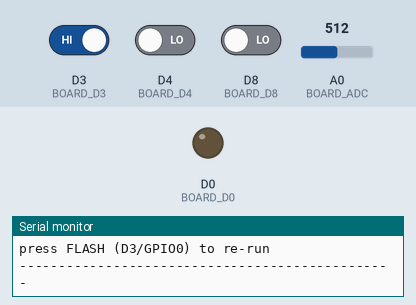
Simulated run of this program. Board: ESP8266 (NodeMCU). On the bench: output pins drawn as LEDs (lit = HIGH), the last lines printed to the serial monitor. The test bench sets the inputs (shaded band); at power-on: D3 (BOARD_D3) HIGH, D4 (BOARD_D4) LOW, D8 (BOARD_D8) LOW, A0 (BOARD_ADC) = 512. A WiFi scan finds three made-up networks; storage starts empty.

Above: at 3.6 s.
3.7 s: D3 (BOARD_D3) driven LOW
At 5.0 s:
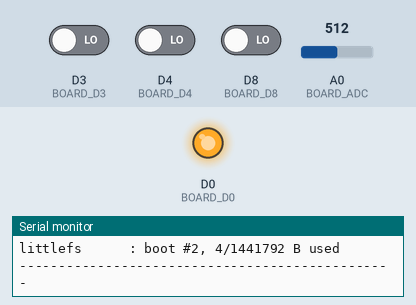
Timing chart, 0 to 11.2 s (numbered marks = the images above; inputs shaded):
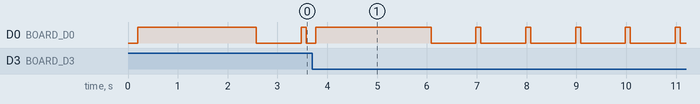

Measured:
- by itself, D0 (BOARD_D0): repeats every 1.0 s: LOW 0.90 s, HIGH 0.10 s

The program:

main.cpp
```cpp
/*
 * NodeMCU 30-pin ESP8266 — board self-test.
 *
 * Prints everything you need to tell a board problem from a code problem:
 * reset cause, chip and flash identity, the real flash layout, heap, the
 * boot-strap levels, the ADC, whether the GPIO16<->RST deep-sleep link is
 * fitted, a LittleFS boot counter and a Wi-Fi scan. Then it blinks both LEDs
 * and re-runs the report when you press FLASH.
 *
 * Nothing here blocks for more than a few ms: loop() must return often enough
 * for the SDK to service Wi-Fi and feed the watchdog.
 */
#include <Arduino.h>
#include <LittleFS.h>
#include <ESP8266WiFi.h>
#include "board.h"

/* ---------- GPIO16 <-> RST link self-test -------------------------------- */
/* RTC RAM survives reset but not power-off, which is exactly what this needs. */
struct RtcProbe { uint32_t magic; uint32_t stage; };
static const uint32_t PROBE_MAGIC = 0x8266C0D7;

static const char *gpio16_rst_link()
{
  RtcProbe p;
  ESP.rtcUserMemoryRead(0, (uint32_t *)&p, sizeof(p));

  if (p.magic == PROBE_MAGIC && p.stage == 1) {
    /* We armed the test, then rebooted: the pin really is tied to RST. */
    p.stage = 2;
    ESP.rtcUserMemoryWrite(0, (uint32_t *)&p, sizeof(p));
    return "FITTED (deep sleep will wake)";
  }
  if (p.magic == PROBE_MAGIC && p.stage == 2)
    return "FITTED (latched; power-cycle to retest)";

  p.magic = PROBE_MAGIC;
  p.stage = 1;
  ESP.rtcUserMemoryWrite(0, (uint32_t *)&p, sizeof(p));
  Serial.flush();
  pinMode(BOARD_D0, OUTPUT);
  digitalWrite(BOARD_D0, LOW);      /* if R10 is fitted this resets the chip */
  delay(5);
  digitalWrite(BOARD_D0, HIGH);
  delay(20);
  p.stage = 0;                       /* survived — re-arm for the next boot  */
  ESP.rtcUserMemoryWrite(0, (uint32_t *)&p, sizeof(p));
  return "NOT fitted (ESP.deepSleep never wakes)";
}

/* ---------- report ------------------------------------------------------- */
static void rule() { Serial.println(F("------------------------------------------------")); }

static void report()
{
  rule();
  Serial.println(F("NodeMCU 30-pin ESP8266 self-test"));
  rule();

  Serial.printf("reset reason  : %s\n", ESP.getResetReason().c_str());
  Serial.printf("boot mode     : %u (1 = normal flash boot)\n", ESP.getBootMode());
  Serial.printf("chip id       : 0x%06X   mac %s\n", ESP.getChipId(), WiFi.macAddress().c_str());
  Serial.printf("core / sdk    : %s / %s\n", ESP.getCoreVersion().c_str(), ESP.getSdkVersion());
  Serial.printf("cpu           : %u MHz\n", ESP.getCpuFreqMHz());
  rule();

  Serial.printf("flash id      : 0x%08X\n", ESP.getFlashChipId());
  Serial.printf("flash size    : %u B real / %u B configured%s\n",
                ESP.getFlashChipRealSize(), ESP.getFlashChipSize(),
                ESP.getFlashChipRealSize() == ESP.getFlashChipSize()
                  ? "" : "   <-- MISMATCH: wrong board/ldscript");
  Serial.printf("flash speed   : %u Hz, mode %d (0=QIO 1=QOUT 2=DIO 3=DOUT)\n",
                ESP.getFlashChipSpeed(), (int)ESP.getFlashChipMode());
  Serial.printf("sketch        : %u B used, %u B free for OTA\n",
                ESP.getSketchSize(), ESP.getFreeSketchSpace());
  rule();

  Serial.printf("heap free     : %u B  (frag %u%%, largest block %u B)\n",
                ESP.getFreeHeap(), ESP.getHeapFragmentation(), ESP.getMaxFreeBlockSize());
  Serial.printf("deepSleepMax  : %.2f h\n", ESP.deepSleepMax() / 3600e6);
  rule();

  /* Boot straps, read back after boot. Required: 0 = H, 2 = H, 15 = L. */
  pinMode(BOARD_D3, INPUT);
  pinMode(BOARD_D4, INPUT);
  pinMode(BOARD_D8, INPUT);
  Serial.printf("straps        : GPIO0=%d (want 1)  GPIO2=%d (want 1)  GPIO15=%d (want 0)\n",
                digitalRead(BOARD_D3), digitalRead(BOARD_D4), digitalRead(BOARD_D8));
  Serial.printf("GPIO16<->RST  : %s\n", gpio16_rst_link());
  rule();

  uint32_t acc = 0;
  for (int i = 0; i < 16; i++) { acc += analogRead(BOARD_ADC); delay(1); }
  Serial.printf("A0            : %u counts of 1023  (~%.2f V at the header pin)\n",
                acc / 16, (acc / 16) * 3.2f / 1023.0f);
  rule();

  /* LittleFS boot counter — also proves the filesystem partition is real. */
  if (LittleFS.begin()) {
    uint32_t boots = 0;
    File f = LittleFS.open("/boots.bin", "r");
    if (f) { f.read((uint8_t *)&boots, sizeof(boots)); f.close(); }
    boots++;
    f = LittleFS.open("/boots.bin", "w");
    if (f) { f.write((const uint8_t *)&boots, sizeof(boots)); f.close(); }

    FSInfo info;
    LittleFS.info(info);
    Serial.printf("littlefs      : boot #%u, %u/%u B used\n",
                  boots, info.usedBytes, info.totalBytes);
  } else {
    Serial.println(F("littlefs      : mount FAILED — run `pio run -t uploadfs` once,"));
    Serial.println(F("                or check board_build.filesystem = littlefs"));
  }
  rule();

  /* Wi-Fi scan: proves the radio and the power supply. A reset here is a
     brownout, not a bug — the TX burst wants ~500 mA peak. */
  WiFi.mode(WIFI_STA);
  WiFi.disconnect();
  delay(100);
  int n = WiFi.scanNetworks();
  Serial.printf("wifi scan     : %d networks\n", n);
  for (int i = 0; i < n && i < 5; i++)
    Serial.printf("                %-24s %4d dBm  ch %2d  %s\n",
                  WiFi.SSID(i).c_str(), WiFi.RSSI(i), WiFi.channel(i),
                  WiFi.encryptionType(i) == ENC_TYPE_NONE ? "open" : "enc");
  WiFi.scanDelete();
  Serial.printf("heap after wifi: %u B\n", ESP.getFreeHeap());
  rule();
  Serial.println(F("press FLASH (D3/GPIO0) to re-run"));
  rule();
}

/* ---------- runtime ------------------------------------------------------ */
void setup()
{
  Serial.begin(115200);
  delay(200);
  Serial.println();

  pinMode(BOARD_LED_MODULE, OUTPUT);
  digitalWrite(BOARD_LED_MODULE, BOARD_LED_OFF);
#if BOARD_HAS_LED_ON_GPIO16
  pinMode(BOARD_LED_BOARD, OUTPUT);
  digitalWrite(BOARD_LED_BOARD, BOARD_LED_OFF);
#endif
  pinMode(BOARD_BTN_FLASH, INPUT_PULLUP);

  report();
}

void loop()
{
  /* Non-blocking heartbeat: 100 ms on, 900 ms off, on the module LED. */
  static uint32_t last = 0;
  static bool lit = false;
  uint32_t now = millis();
  if (now - last >= (uint32_t)(lit ? 100 : 900)) {
    last = now;
    lit = !lit;
    digitalWrite(BOARD_LED_MODULE, lit ? BOARD_LED_ON : BOARD_LED_OFF);
#if BOARD_HAS_LED_ON_GPIO16
    digitalWrite(BOARD_LED_BOARD, lit ? BOARD_LED_OFF : BOARD_LED_ON);
#endif
  }

  /* FLASH button, debounced. Held at RESET it means download mode instead. */
  static uint32_t edge = 0;
  static int prev = HIGH;
  int cur = digitalRead(BOARD_BTN_FLASH);
  if (cur != prev && now - edge > 40) {
    edge = now;
    prev = cur;
    if (cur == LOW) report();
  }
}
```

board.h
```cpp
#ifndef BOARD_H
#define BOARD_H

/*
 * Pin map — NodeMCU 30-pin ESP8266 devkit (ESP-12E / ESP-12F, 4 MB flash).
 * Source: NodeMCU DEVKIT V1.0 schematic sheets 2/5/6/7 and the ESP8266EX
 * datasheet v7.1 Table 2-1. Full detail in ../reference/board-hardware.md.
 *
 * THE SILKSCREEN LIES ABOUT NUMBERS. D1 is GPIO5 and D2 is GPIO4 — the
 * D-numbers are not GPIO numbers and are not even in the same order. Pick one
 * naming scheme per project; mixing them is the most common ESP8266 bug.
 */

/* --- safe general-purpose pins ------------------------------------------ */
#define BOARD_D1        5     /* GPIO5  — also default SCL                   */
#define BOARD_D2        4     /* GPIO4  — also default SDA                   */
#define BOARD_D5       14     /* GPIO14 — HSPI SCLK                          */
#define BOARD_D6       12     /* GPIO12 — HSPI MISO                          */
#define BOARD_D7       13     /* GPIO13 — HSPI MOSI                          */

/* --- boot-strapping pins: usable, with a cost --------------------------- */
#define BOARD_D3        0     /* GPIO0  — FLASH button, 12k pull-up.
                                 LOW at reset = flash download mode, sketch
                                 never runs. Fine as a button, fatal as a
                                 line something else holds low at reset.     */
#define BOARD_D4        2     /* GPIO2  — module LED (active LOW) + UART1 TX,
                                 12k pull-up. MUST be HIGH at reset.         */
#define BOARD_D8       15     /* GPIO15 — HSPI CS, 12k pull-DOWN.
                                 MUST be LOW at reset: one pull-up on this
                                 pin and the board never boots at all — no
                                 serial output, looks dead.                  */

/* --- GPIO16: not a normal GPIO ------------------------------------------ */
#define BOARD_D0       16     /* XPD_DCDC on the RTC domain. digitalRead /
                                 digitalWrite ONLY: no interrupt, no PWM/
                                 analogWrite, no I2C, no OneWire, no Servo.
                                 Its only pull is a pull-DOWN, selected with
                                 pinMode(16, INPUT_PULLDOWN_16) — INPUT_PULLUP
                                 compiles and does nothing.                  */

/* --- LEDs, both active LOW ---------------------------------------------- */
#define BOARD_LED_MODULE   2  /* = LED_BUILTIN. On the ESP-12E/F module.     */
#define BOARD_LED_BOARD   16  /* = LED_BUILTIN_AUX. On the NodeMCU PCB,
                                 anode to 3V3 via 470R (schematic sheet 6).
                                 Absent on bare ESP-12E/F breakouts.         */
#define BOARD_LED_ON     LOW
#define BOARD_LED_OFF    HIGH

/* --- buttons ------------------------------------------------------------ */
#define BOARD_BTN_FLASH   0   /* S2, to GND via 470R. Pressed = LOW.         */
                              /* S1 (RST/USER) acts on nRST — not readable.  */

/* --- buses -------------------------------------------------------------- */
#define BOARD_I2C_SDA     4   /* D2 — Wire's default. Software I2C: there is  */
#define BOARD_I2C_SCL     5   /* D1 — no I2C peripheral in the ESP8266.      */

#define BOARD_HSPI_SCLK  14   /* D5 */
#define BOARD_HSPI_MISO  12   /* D6 */
#define BOARD_HSPI_MOSI  13   /* D7 */
#define BOARD_HSPI_CS    15   /* D8 — see the strapping warning above; an SPI
                                 slave whose CS idles high blocks boot.      */

/* --- UART0: the USB bridge, not free pins ------------------------------- */
#define BOARD_D10         1   /* GPIO1 = U0TXD. Also emits the ROM boot log. */
#define BOARD_D9          3   /* GPIO3 = U0RXD.                              */
                              /* Serial.swap() moves UART0 to GPIO15/GPIO13. */

/* --- ADC ---------------------------------------------------------------- */
#define BOARD_ADC        A0   /* 10-bit, 0..1023. The HEADER pin is 0-3.2 V
                                 through a 220k/100k 1% divider (schematic
                                 sheet 7); the chip's TOUT pad behind it is
                                 0-1.0 V. Source impedance must be well under
                                 the ~320k the divider presents.
                                 ADC_MODE(ADC_VCC) repurposes it to measure
                                 the 3V3 rail and then A0 must be left open. */

/*
 * DO NOT USE — exposed on the header but not free:
 *   SD0..SD3, CLK, CMD  = GPIO6,7,8,9,10,11 — the SPI flash bus. Driving any
 *                         of them crashes or corrupts the running sketch.
 *                         (GPIO9/GPIO10 work only on a DOUT-mode module.)
 *   RSV                 = reserved, not connected (V1.0/Amica).
 *                         On LoLin V3 these two pads are VU (USB 5 V) and GND.
 *
 * Power (schematic sheet 4): NCP1117ST33 LDO, 800 mA, fed from USB 5 V through
 * a 1N5819 Schottky. VIN sits on that same 5 V rail:
 *   - 5 V into VIN is the intended use, and the Schottky keeps it off the host.
 *   - The LDO is rated to 20 V but is an SOT-223 linear part; NodeMCU's own
 *     instruction sheet says never exceed 5 V. At 12 V it thermally shuts down.
 *   - 3V3 is an output. GPIO are 3.3 V and NOT 5 V tolerant, 12 mA max.
 *
 * Deep sleep needs GPIO16 wired to RST. R10 (0R, marked "NC" on the schematic;
 * the instruction sheet calls it the R3 position) is NOT fitted from the
 * factory — see reference/board-hardware.md §8. Verify before you rely on it.
 */

#endif /* BOARD_H */
```
